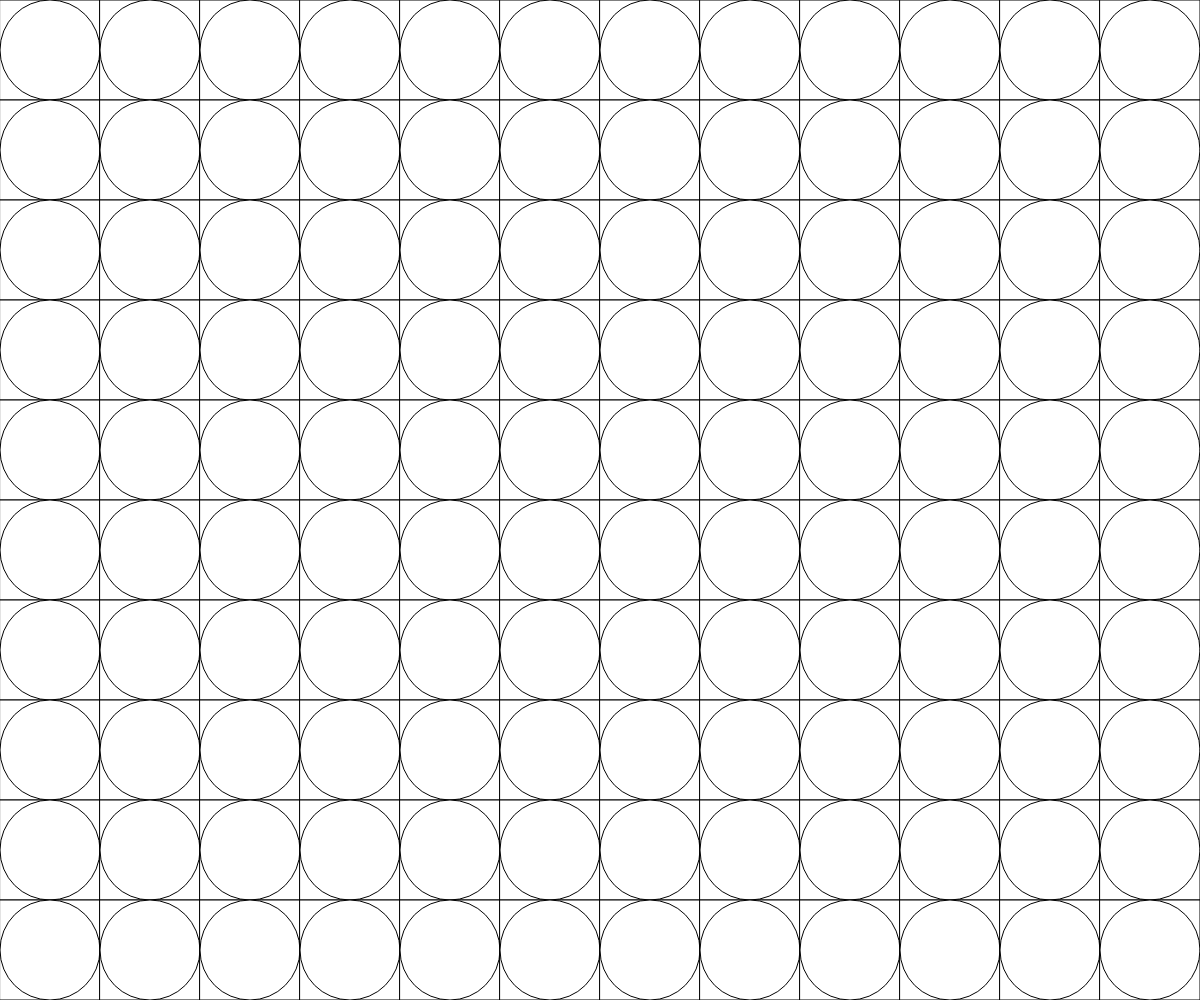
Frame 1 (no input)
Frame 60 (no input): identical to frame 1, image omitted
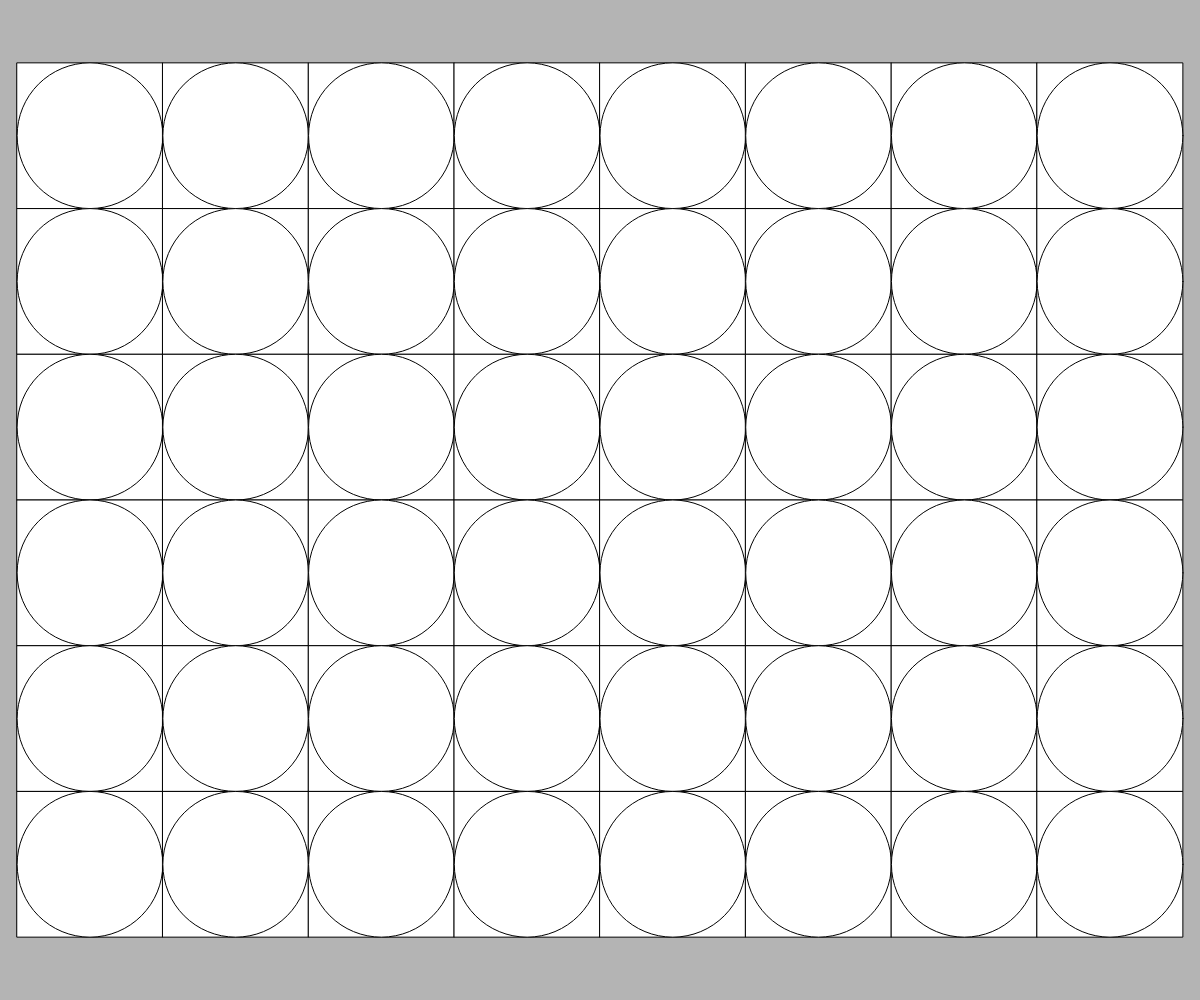
Frame 120 (the mouse pressed at the canvas centre since frame 60)

The p5.js sketch that drew these frames (run headless with seeded random() and noise() and a simulated clock; from frame 60 on, the mouse is pressed at the canvas centre):

// p5.js sketch
// ── sketch.js
let slotSize = 100;
let marginX;
let marginY;

function setup() {

    createCanvas(windowWidth, windowHeight);
    background(180);

    pixelDensity(1);

    marginX = windowWidth - int((windowWidth / slotSize)) * slotSize;
    marginY = windowHeight - int((windowHeight / slotSize)) * slotSize;

    rectMode(CENTER);
}


function draw() {

    background(180)

    for (let i = marginX / 2 + slotSize / 2; i < width - marginX / 2; i += slotSize) {
        for (let j = marginY / 2 + slotSize / 2; j < height - marginY / 2; j += slotSize) {
            fill(255)
            rect(i, j, slotSize, slotSize);
            fill(255)
            ellipse(i, j, slotSize, slotSize);

        }
    }

}

function mousePressed(){
    slotSize = random(10, 200);
    marginX = windowWidth - int((windowWidth / slotSize)) * slotSize;
    marginY = windowHeight - int((windowHeight / slotSize)) * slotSize;
}

function windowResized() {
    resizeCanvas(windowWidth, windowHeight);
    marginX = windowWidth - int((windowWidth / slotSize)) * slotSize;
    marginY = windowHeight - int((windowHeight / slotSize)) * slotSize;
}
